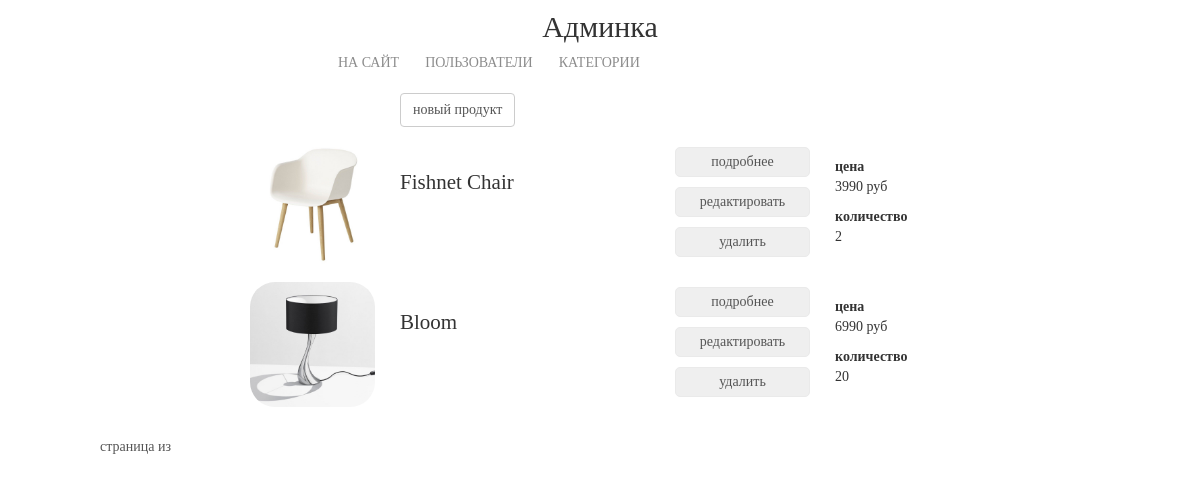
/my/admin/category/1/products_list/ (signed in), run on an earlier commit of the app's database.
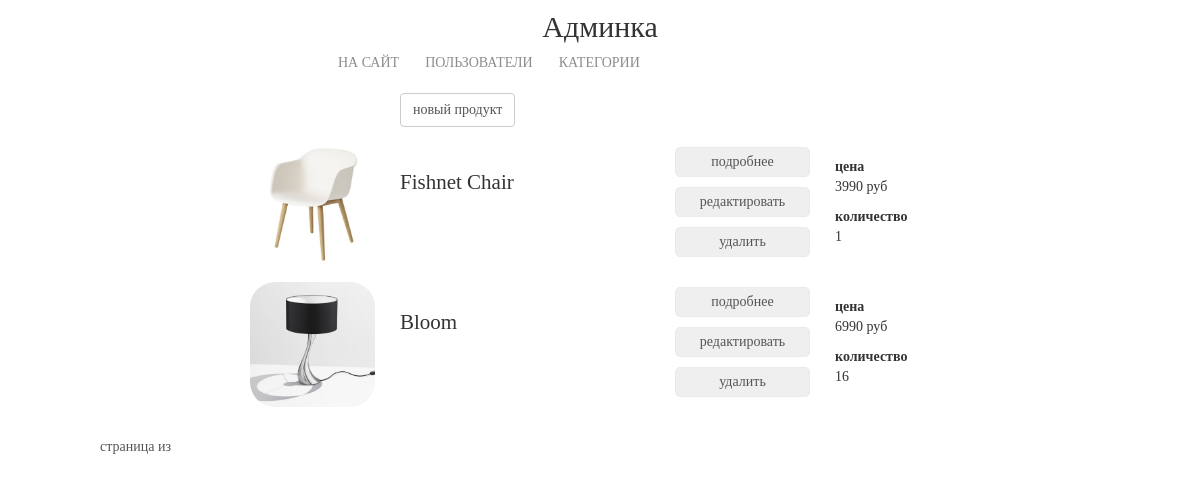
And on a later commit of the database.
### mainapp/models.py (models this page shows, shortened)
class Product(models.Model):
    category = models.ForeignKey(ProductCategory, on_delete=models.PROTECT, verbose_name='Категория')
    name = models.CharField('Название', max_length=128)
    short_description = models.CharField('Краткое описание', max_length=128, blank=True)
    description = models.TextField('Описание', blank=True)
    quantity = models.PositiveIntegerField('Количество', default=0)
    price = models.DecimalField('Цена', max_digits=10, decimal_places=0, default=0)
    image = models.ImageField(upload_to='products_images', blank=True)
    is_active = models.BooleanField(default=True, db_index=True)
    created_at = models.DateTimeField('Дата создания', auto_now_add=True)
    updated_at = models.DateTimeField('Дата обновления', auto_now=True)

### adminapp/views.py (the view)
# urls.py: re_path(r'^category/(?P<pk>\d+)/products_list/$', adminapp.CategoryProductsListView.as_view(),
class CategoryProductsListView(SuperUserOnlyMixin, PageTitleMixin, ListView):
    model = Product
    paginate_by = 2

### adminapp/views.py (called while the page is built)
    @method_decorator(user_passes_test(lambda x: x.is_superuser))
    def dispatch(self, request, *args, **kwargs):
        return super().dispatch(request, *args, **kwargs)

    def get_context_data(self, **kwargs):
        context = super().get_context_data(**kwargs)
        context['title'] = self.page_title
        return context

### basketapp/context_processors.py (called while the page is built)
def basket(request):
    if request.user.is_authenticated:
        basket = request.user.basket.select_related('product', 'product__category').all()
    else:
        basket = []
    return {
        'basket': basket,
    }

### mainapp/templatetags/my_filters.py (called while the page is built)
@register.filter(name='media_folder_products')
def media_folder_products(string):
    if not string:
        string = 'products_images/default.jpg'
    return f'{settings.MEDIA_URL}{string}'

### adminapp/templates/mainapp/product_list.html (shortened to what this page needs)
{% extends 'adminapp/base.html' %}
{% load static %}
{% load my_filters %}
{% block container %}
    <div class="products_list">
        <a class="new_product btn btn-default"
           href="{% url 'my_admin:product_create' %}">новый продукт</a>
        {% for object in object_list %}
            <div class="product_record {% if not object.is_active %}not_active{% endif %}">
                <img src="{{ object.image|media_folder_products }}" alt="{{ object.name }}">
                <div class="product_name">
                    {{ object.name|title }}
                </div>
                <div class="product_actions">
                    <button>
                        <a href="{% url 'my_admin:product_read' object.pk %}">подробнее</a>
                    </button>
                    <button>
                        <a href="{% url 'my_admin:product_update' object.pk %}">редактировать</a>
                    </button>
                    <button>
                        <a href="{% url 'my_admin:product_delete' object.pk %}">удалить</a>
                    </button>
                </div>
                <div class="summary">
                    <b>цена</b>
                    <p>{{ object.price }} руб</p>
                    <b>количество</b>
                    <p>{{ object.quantity }}</p>
                </div>
            </div>
        {% endfor %}
    </div>
    <div class="paginator">
            <span class="current">страница {{ object_list.number }} из {{ object_list.paginator.num_pages }}</span>
        </div>
{% endblock %}

What changed in the data, as far as the page shows it:
changed Product "Fishnet Chair": quantity "2" → "1"
changed Product "Bloom": quantity "20" → "16"
